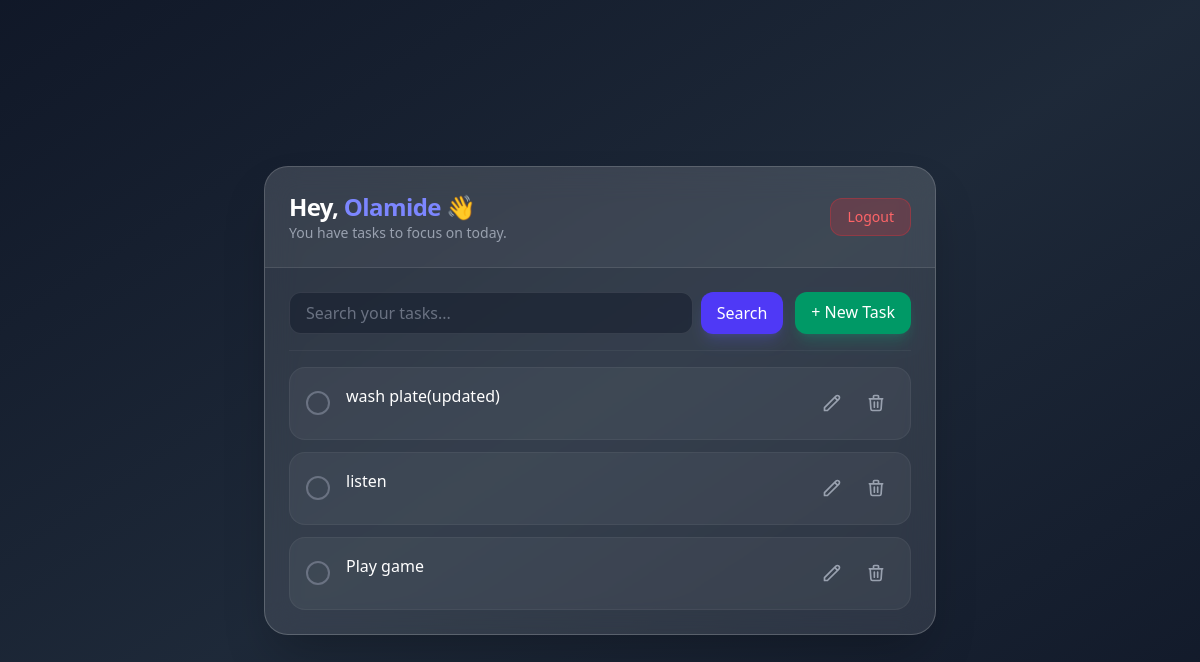
Screenshot of / (signed in) with the database file from the repository.
### core/models.py (models this page shows, shortened)
class Task(models.Model):
    user = models.ForeignKey(User,  on_delete=models.CASCADE)
    title = models.CharField(null=True, max_length=200)
    description = models.TextField(null=True, blank=True)
    complete = models.BooleanField(default=False)
    created = models.DateTimeField(auto_now_add=True)

### core/views.py (the view)
# urls.py: path('', TaskList.as_view(), name='tasks'),
@method_decorator(never_cache, name='dispatch')
class TaskList(LoginRequiredMixin, ListView):
    model = Task
    context_object_name = 'tasks'
    def get_queryset(self):
        queryset = Task.objects.filter(user=self.request.user)
        search_input = self.request.GET.get('search-area') or ''
        if search_input:
            queryset = queryset.filter(title__startswith=search_input)
        return queryset
    def get_context_data(self, **kwargs):
        context = super().get_context_data(**kwargs)
        context['count'] = context['tasks'].filter(complete=False).count()
        context['search_input'] = self.request.GET.get('search-area') or ''
        return context

### core/templates/core/task_list.html (shortened to what this page needs)
{% extends 'base.html' %}
{% load static %}
{% block main %}
<div class="w-full max-w-2xl mx-auto my-10 bg-white/10 backdrop-blur-lg rounded-3xl border border-white/20 shadow-2xl overflow-hidden">
    <div class="p-6 border-b border-white/10 flex justify-between items-center bg-white/5">
        <div>
            <h1 class="text-2xl font-bold text-white tracking-tight">
                Hey, <span class="text-indigo-400">{{ request.user|capfirst }}</span> 👋
            </h1>
            <p class="text-gray-400 text-sm">You have tasks to focus on today.</p>
        </div>
        <form method='post' action="{% url 'logout' %}">
            <button type='submit' class="px-4 py-2 bg-red-500/20 hover:bg-red-500/40 text-red-400 rounded-xl transition duration-300 text-sm font-medium border border-red-500/30">
                Logout
            </button>
        </form>
    </div>
    <div class="p-6 space-y-4">
        <div class="flex flex-col sm:flex-row gap-3">
            <form method="GET" class="flex-1 flex gap-2">
                <input
                    type="text"
                    name="search-area"
                    value="{{ search_input }}"
                    placeholder="Search your tasks..."
                    class="flex-1 bg-gray-900/50 border border-white/10 rounded-xl px-4 py-2 text-white placeholder-gray-500 focus:outline-none focus:ring-2 focus:ring-indigo-500 transition"
                >
                <button type="submit" class="bg-indigo-600 hover:bg-indigo-500 text-white px-4 py-2 rounded-xl transition shadow-lg shadow-indigo-500/20">
                    Search
                </button>
            </form>
            <a href="{% url 'task-create' %}" class="bg-emerald-600 hover:bg-emerald-500 text-white px-4 py-2 rounded-xl text-center transition shadow-lg shadow-emerald-500/20 font-medium">
                + New Task
            </a>
        </div>
        <hr class="border-white/5">
        <div class="space-y-3">
            {% for task in tasks %}
            <div class="group flex items-center justify-between p-4 rounded-2xl bg-white/5 border border-white/5 hover:bg-white/10 hover:border-white/20 transition-all duration-300">
                <div class="flex items-center gap-4">
                    <div class="flex-shrink-0">
                        {% if task.complete %}
                            <div class="h-6 w-6 rounded-full bg-emerald-500/20 border border-emerald-500 flex items-center justify-center">
                                <span class="text-emerald-500 text-xs">✓</span>
                            </div>
                        {% else %}
                            <div class="h-6 w-6 rounded-full border-2 border-gray-500"></div>
                        {% endif %}
                    </div>
                    <div class="flex flex-col">
                        <h3 class="font-medium {% if task.complete %} text-gray-500 line-through {% else %} text-white {% endif %}">
                            {{ task.title }}
                        </h3>
                    </div>
                </div>
                <div class="flex gap-2">
                    <a href="{% url 'task-update' task.id %}" class="p-2 text-gray-400 hover:text-indigo-400 transition">
                        <svg xmlns="http://www.w3.org/2000/svg" class="h-5 w-5" fill="none" viewBox="0 0 24 24" stroke="currentColor">
                            <path stroke-linecap="round" stroke-linejoin="round" stroke-width="2" d="M15.232 5.232l3.536 3.536m-2.036-5.036a2.5 2.5 0 113.536 3.536L6.5 21.036H3v-3.572L16.732 3.732z" />
                        </svg>
                    </a>
                    <a href="{% url 'task-delete' task.id %}" class="p-2 text-gray-400 hover:text-red-400 transition">
                        <svg xmlns="http://www.w3.org/2000/svg" class="h-5 w-5" fill="none" viewBox="0 0 24 24" stroke="currentColor">
                            <path stroke-linecap="round" stroke-linejoin="round" stroke-width="2" d="M19 7l-.867 12.142A2 2 0 0116.138 21H7.862a2 2 0 01-1.995-1.858L5 7m5 4v6m4-6v6m1-10V4a1 1 0 00-1-1h-4a1 1 0 00-1 1v3M4 7h16" />
                        </svg>
                    </a>
                </div>
            </div>
            {% empty %}
            <div class="py-12 text-center">
                <p class="text-gray-500 italic">No tasks found. Time to relax! ☕</p>
            </div>
            {% endfor %}
        </div>
    </div>
</div>
{% endblock %}

### rows the page displays
Task: complete False (drawn), title "wash plate(updated)"
Task: complete False (drawn), title "listen"
Task: complete False (drawn), title "Play game"

### other values shown
{{ request.user|capfirst }} "Olamide"
